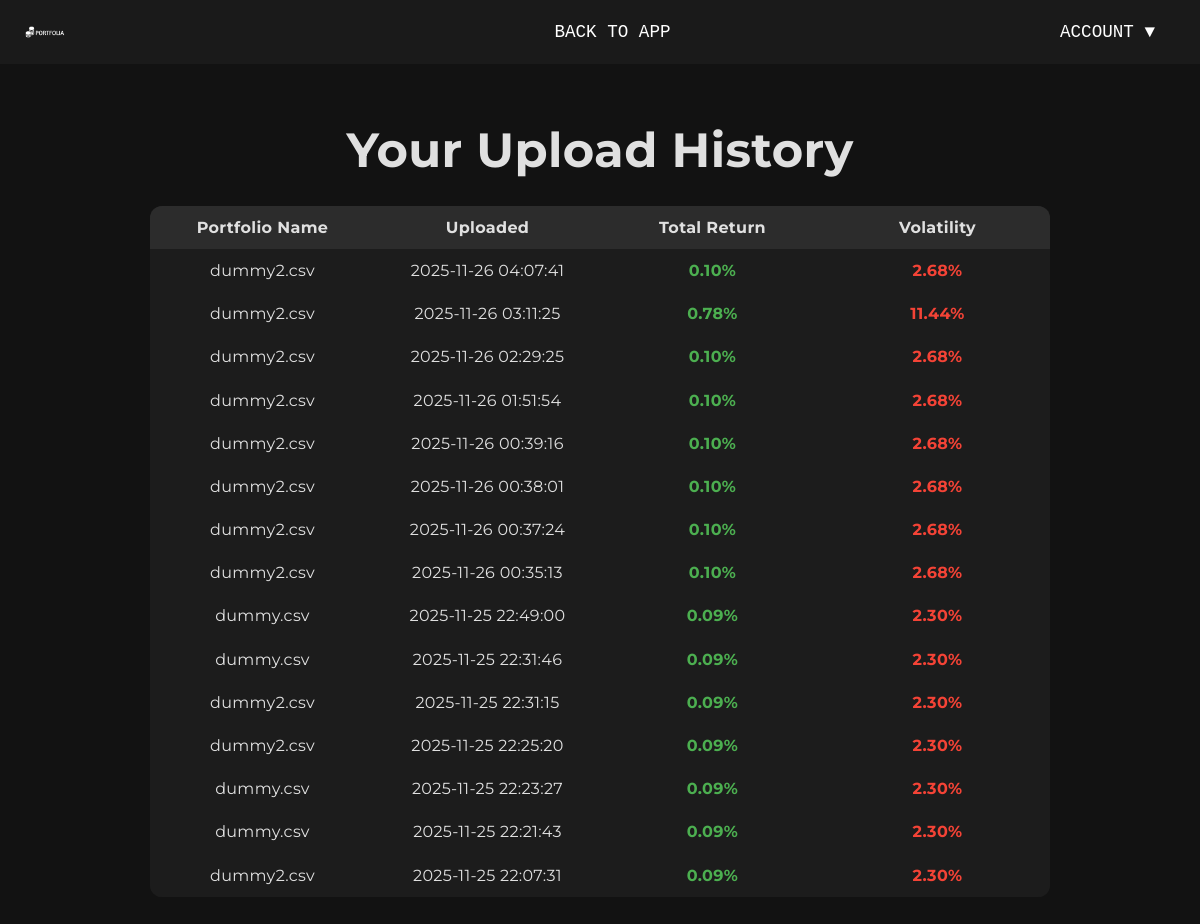
Page /history (signed in) on the earlier database version.
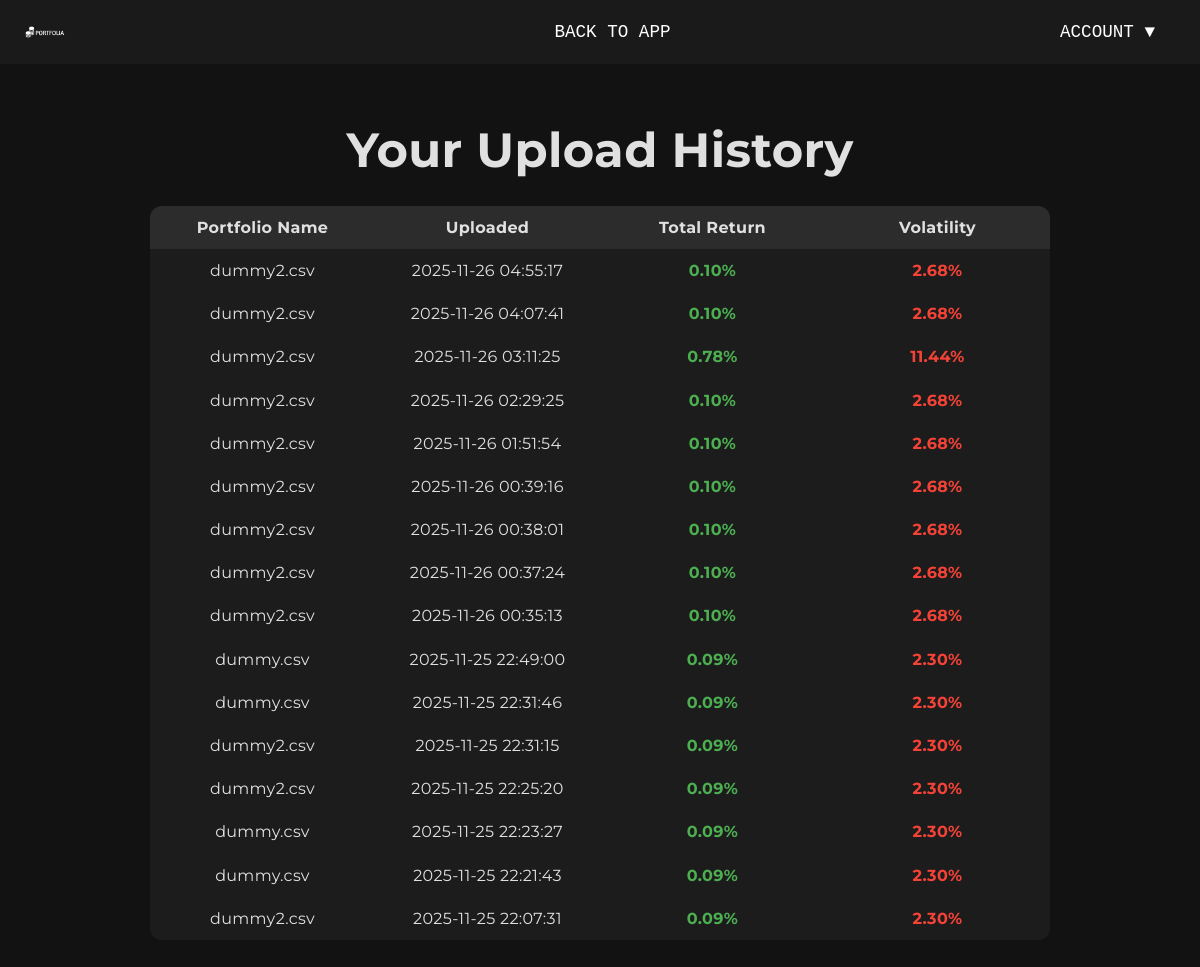
Same page on the later database version.
### tables this page shows
CREATE TABLE history (
            id INTEGER PRIMARY KEY AUTOINCREMENT,
            user_id INTEGER,
            filename TEXT,
            total_return REAL,
            volatility REAL,
            upload_time TIMESTAMP DEFAULT CURRENT_TIMESTAMP,
            FOREIGN KEY(user_id) REFERENCES users(id)
        );

### web/app.py (the view)
@app.route('/history')
def history():
    if 'user_id' not in session:
        return redirect(url_for('login_page'))
    conn = sqlite3.connect(DB_PATH)
    c = conn.cursor()
    c.execute("""
        SELECT filename, total_return, volatility, upload_time
        FROM history
        WHERE user_id=?
        ORDER BY upload_time DESC
    """, (session['user_id'],))
    rows = c.fetchall()
    conn.close()
    return render_template("history.html", history=rows)

### web/templates/history.html (shortened to what this page needs)
<!DOCTYPE html>
<html lang="en">
<head>
    <link rel="stylesheet" href="{{ url_for('static', filename='style.css') }}">
</head>
<body>
    <nav class="top-nav">
        <img src="{{ url_for('static', filename='logo.png') }}" class="nav-logo" alt="Portfolia Logo">
        <div class="nav-center">
            <a href="/" style="color: white; text-decoration: none;"><button class="nav-btn">BACK TO APP</button></a>
        </div>
        <div class="account-menu">
            <button id="accountBtn" class="nav-btn">ACCOUNT ▼</button>
        </div>
    </nav>
    <div class="container">
        <h1>Your Upload History</h1>
        {% if history %}
        <table>
            <tr>
                <th>Portfolio Name</th>
                <th>Uploaded</th>
                <th>Total Return</th>
                <th>Volatility</th>
            </tr>
            {% for h in history %}
            <tr>
                <td>{{ h[0] }}</td>
                <td>{{ h[3] }}</td>
                <td class="{{ 'positive' if h[1] >= 0 else 'negative' }}">{{ "%.2f"|format(h[1]) }}%</td>
                <td class="{{ 'negative' if h[2] >= 0 else 'positive' }}">{{ "%.2f"|format(h[2]) }}%</td>
            </tr>
            {% endfor %}
        </table>
        {% else %}
        <p style="text-align: center; color: #888; margin-top: 40px;">No upload history yet. Start by uploading your first portfolio!</p>
        {% endif %}
    </div>
</body>
</html>

### web/static/style.css (style rules this page uses)
body { font-family: 'Montserrat', sans-serif; background-color: #121212; color: #e0e0e0; margin: 0; display: flex; flex-direction: column; min-height: 100vh; transition: background-color 0.5s ease; letter-spacing: 0.02em; line-height: 1.45; }
.container { max-width: 900px; width: 100%; margin: 0 auto; text-align: center; padding: 20px; transition: all 0.5s ease; }
h1 { font-size: 3rem; margin-bottom: 20px; }
.top-nav { display: flex; justify-content: space-between; background-color: #1a1a1a; padding: 10px 25px; font-size: 1.1rem; border-bottom: none; align-items: center; }
.nav-logo { width: 40px; height: auto; }
.nav-center { display: flex; gap: 30px; margin-left: 120px; }
.nav-btn { color: #fff; background: none; border: none; font-family: 'Roboto Mono', monospace; font-size: 1.1rem; margin: 0; padding: 12px 20px; cursor: pointer; transition: background-color 0.3s, color 0.3s, transform 0.2s; }
button { font-family: 'Roboto Mono', monospace; font-size: 1rem; cursor: pointer; outline: none; border: none; transition: all 0.3s ease; }
table { border-collapse: collapse; margin: 20px auto; width: 100%; table-layout: fixed; background-color: #1c1c1c; border-radius: 12px; overflow: hidden; transition: all 0.5s ease; }
th, td { border: none; padding: 10px; text-align: center; position: relative; }
th { background-color: #2c2c2c; }
tr:nth-child(even) td { background-color: #1c1c1c; }
.positive { color: #4caf50; font-weight: bold; }
.negative { color: #f44336; font-weight: bold; }
.account-menu { position: relative; }

Differences in the rows shown:
added history: filename "dummy2.csv", upload_time "2025-11-26 04:55:17", total_return "0.10", volatility "2.68"
